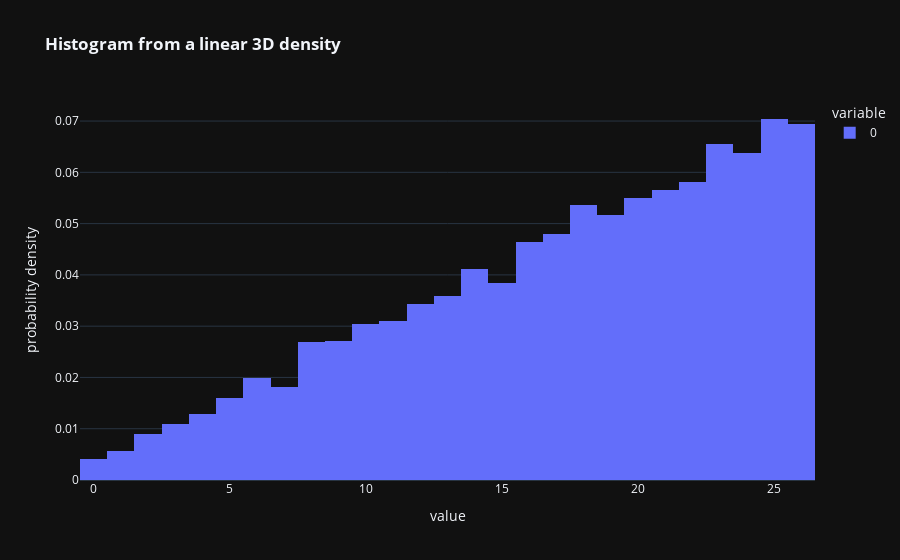

The code cell stored with this chart in its notebook:
### Markdown cell above
### Sample Conditional laws

#### Sampling from discrete variables

### Code cell
def sample_discrete(seed, values, weights, n_points):
    probs = weights/weights.sum()
    return rv_discrete(seed = seed, values = (values, probs)).rvs(size=n_points)

#print(sample_discrete(seed, np.arange(3), np.arange(1,4) , 100))

def sample_discrete_ndim(seed, values, weights, n_points):
    nval = np.multiply(values.shape)
    return sample_discrete(seed, values.reshape(nval), weights.reshape(nval), n_points)

test_multy_sample = sample_discrete(seed, np.arange(27).reshape((3,3,3)), np.arange(1,28).reshape((3,3,3)) , 10000)

fig = px.histogram(test_multy_sample, histnorm='probability density', title = f"<b>Histogram from a linear 3D density</b>", template="plotly_dark")
fig.show()

### Figure 1 — Plotly figure (JSON) as saved in the notebook; plotly's stock layout.template omitted (floating-point values rounded to 4 significant figures; data arrays with more than 128 entries replaced by an {"elided": "..."} marker saying what was removed)
{"data": [{"alignmentgroup": "True", "bingroup": "x", "histnorm": "probability density", "hovertemplate": "variable=0<br>value=%{x}<br>probability density=%{y}<extra></extra>", "legendgroup": "0", "marker": {"color": "#636efa", "pattern": {"shape": ""}}, "name": "0", "offsetgroup": "0", "orientation": "v", "showlegend": true, "type": "histogram", "x": {"elided": "10000 int values"}, "xaxis": "x", "yaxis": "y"}], "layout": {"barmode": "relative", "legend": {"title": {"text": "variable"}, "tracegroupgap": 0}, "title": {"text": "<b>Histogram from a linear 3D density</b>"}, "xaxis": {"anchor": "y", "domain": [0, 1], "title": {"text": "value"}}, "yaxis": {"anchor": "x", "domain": [0, 1], "title": {"text": "probability density"}}}}
